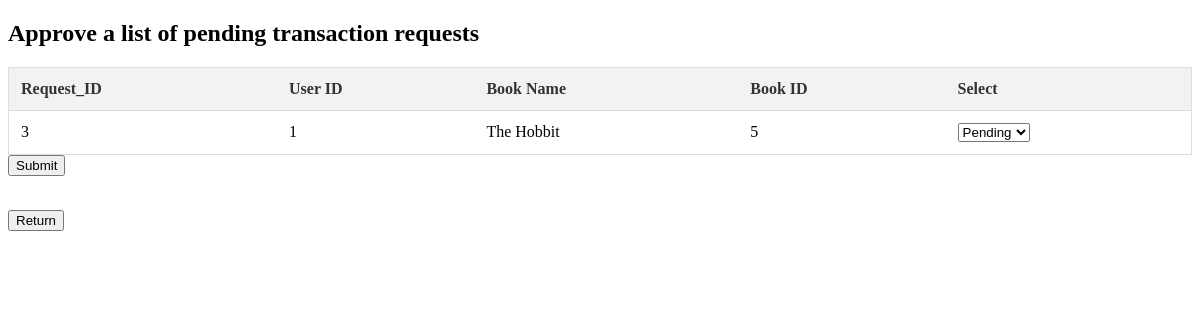
The app's page /requests with its own data.
### tables this page shows
CREATE TABLE "Requests" (
	"Request_ID"	INTEGER,
	"Book_Title"	TEXT NOT NULL,
	"User_ID"	INTEGER NOT NULL,
	"Book_ID"	INTEGER NOT NULL,
	PRIMARY KEY("Request_ID"),
	FOREIGN KEY("User_ID") REFERENCES "Users"("User_ID"),
	FOREIGN KEY("Book_ID") REFERENCES "Books"("BookID"),
	FOREIGN KEY("User_ID") REFERENCES "Students"("Student_ID")
);

### app.py (the view)
@app.route('/requests')
def requests():
    conn = sqlite3.connect(DATABASE)
    cur = conn.cursor()
    cur.execute('SELECT * FROM Requests')
    results = cur.fetchall()
    conn.close()
    return render_template('requests.html', results=results)

### templates/requests.html (shortened to what this page needs)
<!DOCTYPE html>
<html lang="en">
<head>
</head>
<body>
    <h2>Approve a list of pending transaction requests </h2>
   <form action="/decision" method="post">
  <table id="table">
      <tr>
          <th>Request_ID</th>
          <th>User ID</th>
          <th>Book Name</th>
          <th>Book ID</th>
          <th>Select</th>
      </tr>
      {% for book in results %}
      <tr>
          <td>{{ book[0]}}</td>
          <td>{{ book[2]}}</td>
          <td>{{ book[1]}}</td>
          <td>{{ book[3]}}</td>
          <td><select class="decision">
            <option value ="pending">Pending</option>
         </select></td>
      </tr>
      {% endfor %}
  </table>
  <button type="submit" onclick = "getValues()">Submit</button>
</form>
 <br>
 <form action="/previous">
    <button type="submit">Return</button>
 </form>
</body>
</html>

### templates/requests.html (style rules this page uses)
table { width: 100%; border-collapse: collapse; border: 1px solid #ddd; margin-top: 20px; }
th, td { padding:12px; text-align: left; border-bottom: 1px solid #ddd }
th { background-color: #f2f2f2; color: #333; }

### records on screen
Requests: Request_ID "3", User_ID "1", Book_Title "The Hobbit", Book_ID "5"
